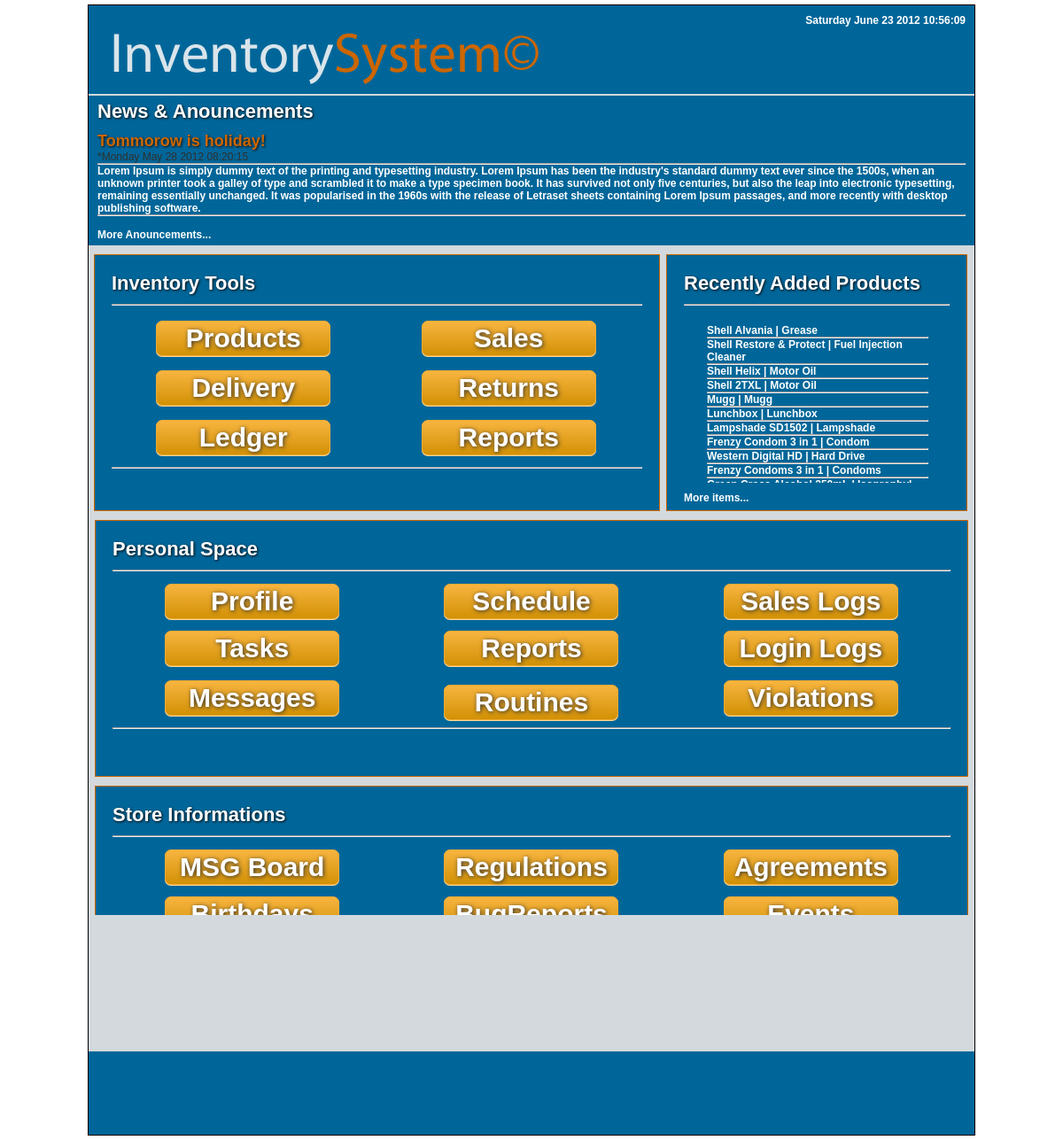
/employee/home.php, run on the app's committed database.
### tables this page shows
CREATE TABLE IF NOT EXISTS `product_detail` (
  `product_id` int(11) NOT NULL AUTO_INCREMENT,
  `product_name` varchar(255) NOT NULL,
  `product_generic_name` varchar(255) NOT NULL,
  `product_description` text NOT NULL,
  `who_added` varchar(255) NOT NULL,
  `date_added` datetime NOT NULL,
  KEY `product_id` (`product_id`)
);

### includes/employee_html.php (the view, shortened to what this page needs)
<?php
function mainHeader(){
	echo '
		<header id="main_header">
			<div id="rightAlign">';
		topRightLinks();
	echo '
		</div>
	<a href="../index.php"><img src="../images/mainLogo2.png"></a>
		</header>
	';
	}
function mainAnouncements(){
	echo '
	<h3>News &amp; Anouncements</h3>
            <h4>Tommorow is holiday!</h4>
			<p>*Monday May 28 2012 08:20:15</p>
			<hr>
<p class="dates">Lorem Ipsum is simply dummy text of the printing and typesetting industry. Lorem Ipsum has been the industry\'s standard dummy text ever since the 1500s, when an unknown printer took a galley of type and scrambled it to make a type specimen book. It has survived not only five centuries, but also the leap into electronic typesetting, remaining essentially unchanged. It was popularised in the 1960s with the release of Letraset sheets containing Lorem Ipsum passages, and more recently with desktop publishing software.<hr/><br/></p>
<p class="dates"><a href="anouncement.php">More Anouncements...</a></p>';
	}
function topRightLinks(){
	echo '
	<span id="date_time" class="dates">  <script type="text/javascript">window.onload = date_time("date_time");</script>';
	echo '</span>';
}
function employeeMenu(){
	echo '
	  <h3>Inventory Tools</h3>
	  <hr/></br>
  <table cellspacing="0" class="tablewidget">
    <tr>
      <th width="44%" scope="row"><h3><a href="productlist.php" class="bigbutton">Products</a></h3></th>
      <td width="56%"><h3><a href="sales.php" class="bigbutton">Sales</a></h3></td>
    </tr>
    <tr>
      <th scope="row"><h3><a href="delivery.php" class="bigbutton">Delivery</a></h3></th>
      <td><h3><a href="returns.php" class="bigbutton">Returns</a></h3></td>
    </tr>
    <tr>
      <th scope="row"><h3><a href="ledger.php" class="bigbutton">Ledger</a></h3></th>
      <td><h3><a href="reports.php" class="bigbutton">Reports</a></h3></td>
    </tr>
  </table>
	<hr/>
	';
	}
function recentlyAddedItems(){
	echo '<h3>Recently Added Products</h3> <hr/>';
	echo '<div id="main_section_widget">';
	$sql = mysql_query("SELECT * FROM product_detail ORDER BY product_id DESC LIMIT 20") or die(mysql_error());
	if($sql){
	 while($row = mysql_fetch_array($sql)){
			$product_name = $row['product_name'];
			$product_id = $row['product_id'];
			$product_gen_name = $row['product_generic_name'];
					echo "<a href=\"product.php?pid=$product_id\">$product_name | $product_gen_name<br/></a>
					<hr/>
					";
		}
		echo '</div>';
		echo '
			<p><br/><a href="recentItems.php">More items...</a></p>
		';
	}
}
function personalSpace(){
	echo '
	<h3>Personal Space</h3>
<hr/><br/>
<table cellspacing="0">
  <tr>
    <th width="28%" scope="col"><h3><a href="profile.php" class="bigbutton">Profile</a></h3></th>
    <th width="28%" scope="col"><h3><a href="myschedule.php" class="bigbutton">Schedule</a></h3></th>
    <th width="28%" scope="col"><h3><a href="myschedule.php" class="bigbutton">Sales Logs</a></h3></th>
  </tr>
  <tr>
    <td><h3><a href="tasksystem.php" class="bigbutton">Tasks</a></h3></td>
    <td><h3><a href="tasksystem.php" class="bigbutton">Reports</a></h3></td>
    <td><h3><a href="assignments.php" class="bigbutton">Login Logs</a></h3></td>
  </tr>
  <tr>
    <td><h3><a href="messages.php" class="bigbutton">Messages </a></h3></td>
    <td><a href="assignments.php" class="bigbutton">Routines</a></td>
    <td><h3><a href="myschedule.php" class="bigbutton">Violations</a></h3></td>
  </tr>
</table>
<hr/>
	';
	}
function storeInformations(){
	echo '
		<h3>Store Informations</h3>
<hr/><br/>
<table cellspacing="0">
  <tr>
    <th width="28%" scope="col"><h3><a href="msgboard.php" class="bigbutton">MSG Board</a></h3></th>
    <th width="28%" scope="col"><h3><a href="regulations.php" class="bigbutton">Regulations</a></h3></th>
    <th width="28%" scope="col"><h3><a href="agreements.php" class="bigbutton">Agreements</a></h3></th>
  </tr>
  <tr>
    <td><h3><a href="birthdays.php" class="bigbutton">Birthdays</a></h3></td>
    <td><h3><a href="bugreport.php" class="bigbutton">BugReports</a></h3></td>
    <td><h3><a href="events.php" class="bigbutton">Events</a></h3></td>
  </tr>
  <tr>
    <td><h3><a href="anouncement.php" class="bigbutton">News</a></h3></td>
    <td><a href="documentation.php" class="bigbutton">Help Docs</a></td>
    <td><h3><a href="stats.php" class="bigbutton">Statistics</a></h3></td>
  </tr>
</table>
<hr/>
	';
	}
function mainFooter(){
	echo '
	<h3>This is the footer Motherfucker!</h3>
			<a href="http://troubledblogger.wordpress.com">troubledblogger\'s blog</a><center><p class="dates">Licensed Under GNU GPL</p></center>
	';
}
?>

### css/main.css (style rules this page uses)
* { margin:0px; padding:0px; list-style-type:none; }
body { text-align:center; font-family:Arial; font-size:12px; color:#303030; }
header,nav,section,aside,footer { display:block; }
img { border:none; }
h3 { margin-bottom:10px; font-size:22px; color:white; text-shadow:1px 1px 3px #080808; }
h4 { font-size:18px; color:#CC6600; text-shadow:1px 1px 3px #080808; }
table { width:100%; text-align:left; }
th { color:#888888; font-weight:bold; text-decoration:underline; }
td { padding:3px 10px; }
a:link { color:white; text-decoration:none; }
#main_header { background-color:#006699; padding:5px; }
#rightAlign { float:right; text-align:right; }
.dates { color:#CC6600; font-weight:bold; padding:0px; color:white; }
p { margin-right:5px; }

### css/bigbutton.css (style rules this page uses)
.bigbutton { -moz-box-shadow: 0px 1px 0px 0px #fed897; -webkit-box-shadow: 0px 1px 0px 0px #fed897; box-shadow: 0px 1px 0px 0px #fed897; background:-webkit-gradient( linear, left top, left bottom, color-stop(0.05, #f6b33d), color-stop(1, #d29105) ); background:-moz-linear-gradient( center top, #f6b33d 5%, #d29105 100% ); filter:progid:DXImageTransform.Microsoft.gradient(startColorstr='#f6b33d', endColorstr='#d29105'); background-color:#f6b33d; border:1px solid #eda933; display:inline-block; color:#ffffff; font-family:arial; font-size:75px; font-weight:bold; padding:2px 10px; text-decoration:none; text-shadow: 1px 1px 5px #303030; border-radius:7px; -moz-border-radius:7px; -webkit-border-radius:7px; }
a:link { color:white; text-decoration:none; }

### css/home.css (style rules this page uses)
#main_section_widget { margin:2px 7px 0px; margin-bottom:10px; float:left; text-align:left; width:250px; height:160px; padding: 19px; overflow:auto; background-color:#006699; padding:19px; }
.bigbutton { -moz-box-shadow: 0px 1px 0px 0px #fed897; -webkit-box-shadow: 0px 1px 0px 0px #fed897; box-shadow: 0px 1px 0px 0px #fed897; background:-webkit-gradient( linear, left top, left bottom, color-stop(0.05, #f6b33d), color-stop(1, #d29105) ); background:-moz-linear-gradient( center top, #f6b33d 5%, #d29105 100% ); filter:progid:DXImageTransform.Microsoft.gradient(startColorstr='#f6b33d', endColorstr='#d29105'); background-color:#f6b33d; border:1px solid #eda933; width:175px; display:inline-block; color:#ffffff; font-family:arial; font-size:30px; text-align:center; font-weight:bold; padding:2px 10px; text-decoration:none; text-shadow: 1px 1px 5px #303030; border-radius:7px; -moz-border-radius:7px; -webkit-border-radius:7px; }
a:link { color:white; text-decoration:none; }
td { padding:3px 0px; }
h4 { font-size:18px; color:#CC6600; text-shadow:1px 1px 3px #080808; }
p { margin-right:5px; }
table { width:100%; text-align:center; }
.tablewidget { margin-left:17px; width:100%; text-align:center; }

### data on the page
product_detail: product_name "Shell Alvania", product_generic_name "Grease"
product_detail: product_name "Shell Restore & Protect", product_generic_name "Fuel Injection Cleaner"
product_detail: product_name "Shell Helix", product_generic_name "Motor Oil"
product_detail: product_name "Shell 2TXL", product_generic_name "Motor Oil"
product_detail: product_name "Mugg", product_generic_name "Mugg"
product_detail: product_name "Lunchbox", product_generic_name "Lunchbox"
product_detail: product_name "Lampshade SD1502", product_generic_name "Lampshade"
product_detail: product_name "Frenzy Condom 3 in 1", product_generic_name "Condom"
product_detail: product_name "Western Digital HD", product_generic_name "Hard Drive"
product_detail: product_name "Frenzy Condoms 3 in 1", product_generic_name "Condoms"
